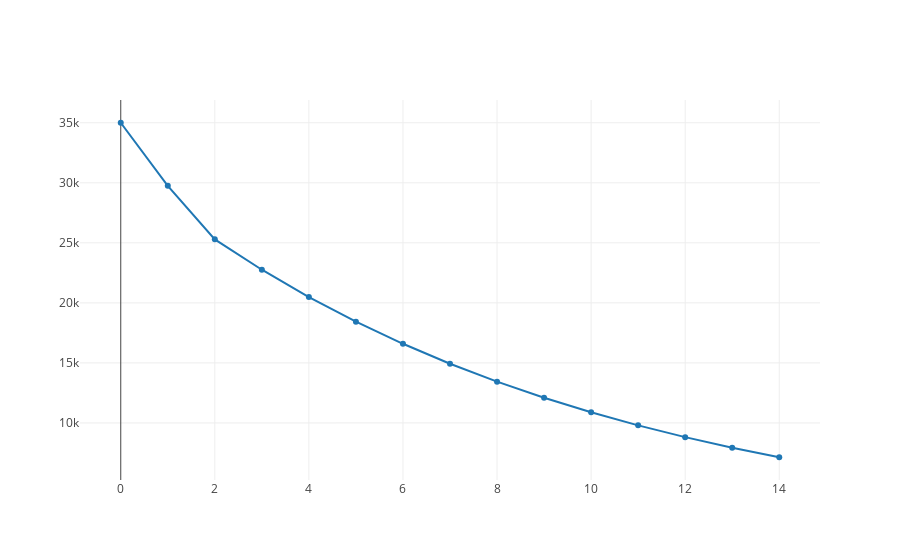

This figure's notebook cell:
### Code cell
py.iplot([{'y':dep_value}], config=config)

### Figure 1 — Plotly figure (JSON) as saved in the notebook; plotly's stock layout.template omitted (floating-point values rounded to 4 significant figures)
{"data": [{"type": "scatter", "uid": "605b3102-a9b4-11e8-bb97-0800279fead2", "y": [35000, 29750, 25290.0, 22760.0, 20480.0, 18430.0, 16590.0, 14930.0, 13440.0, 12090.0, 10890.0, 9797.0, 8817.0, 7935.0, 7142.0]}], "layout": {}}
